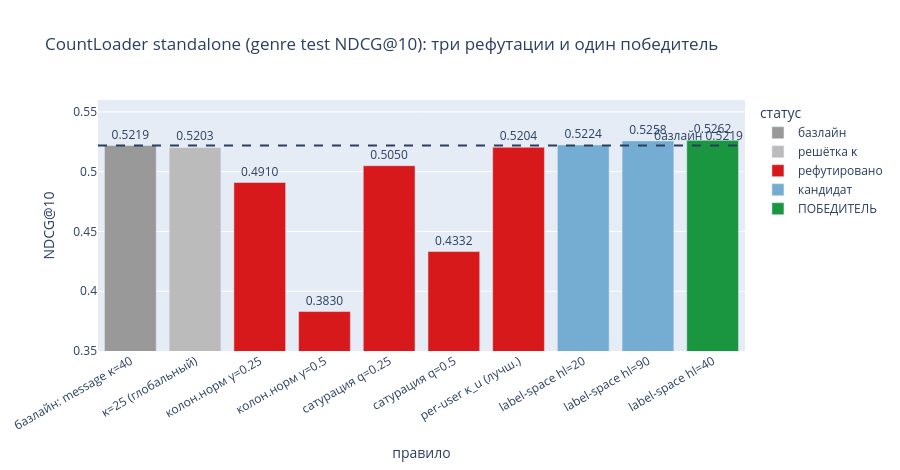

The cell this chart's notebook holds for it:
### Code cell
# Сводка всех проверенных правил (genre) + подтверждение на reddit
res_rows = [
    ("базлайн: message κ=40", 0.5219, "базлайн"),
    ("κ=25 (глобальный)", 0.5203, "решётка κ"),
    ("колон.норм γ=0.25", exp1[0.25], "рефутировано"), ("колон.норм γ=0.5", exp1[0.5], "рефутировано"),
    ("сатурация q=0.25", exp2[0.25], "рефутировано"), ("сатурация q=0.5", exp2[0.5], "рефутировано"),
    ("per-user κ_u (лучш.)", exp3[1920], "рефутировано"),
    ("label-space hl=20", exp4[20], "кандидат"), ("label-space hl=40", exp4[40], "ПОБЕДИТЕЛЬ"),
    ("label-space hl=90", exp4[90], "кандидат"),
]
rd = pl.DataFrame(res_rows, schema=["правило", "NDCG@10", "статус"], orient="row")
fig = px.bar(rd.to_pandas(), x="правило", y="NDCG@10", color="статус", text="NDCG@10",
             color_discrete_map={"базлайн": "#999", "решётка κ": "#bbb", "рефутировано": "#d7191c",
                                 "кандидат": "#74add1", "ПОБЕДИТЕЛЬ": "#1a9641"},
             title="CountLoader standalone (genre test NDCG@10): три рефутации и один победитель")
fig.add_hline(y=0.5219, line_dash="dash", annotation_text="базлайн 0.5219")
fig.update_traces(texttemplate="%{text:.4f}", textposition="outside")
fig.update_layout(height=470, yaxis_range=[0.35, 0.56], xaxis_tickangle=-30, showlegend=True)
fig.show()
print(f"genre : message 0.5219 → label-space 0.5262  (+0.0043)")
print(f"reddit: message 0.5596 → label-space 0.5720  (+0.0124)  — выше MovAvg(L) 0.559 из статьи!")

### Figure 1 — Plotly figure (JSON) as saved in the notebook; plotly's stock layout.template omitted (floating-point values rounded to 4 significant figures)
{"data": [{"hovertemplate": "статус=базлайн<br>правило=%{x}<br>NDCG@10=%{text}<extra></extra>", "legendgroup": "базлайн", "marker": {"color": "#999", "pattern": {"shape": ""}}, "name": "базлайн", "orientation": "v", "showlegend": true, "text": [0.5219], "textposition": "outside", "texttemplate": "%{text:.4f}", "type": "bar", "x": ["базлайн: message κ=40"], "xaxis": "x", "y": [0.5219], "yaxis": "y"}, {"hovertemplate": "статус=решётка κ<br>правило=%{x}<br>NDCG@10=%{text}<extra></extra>", "legendgroup": "решётка κ", "marker": {"color": "#bbb", "pattern": {"shape": ""}}, "name": "решётка κ", "orientation": "v", "showlegend": true, "text": [0.5203], "textposition": "outside", "texttemplate": "%{text:.4f}", "type": "bar", "x": ["κ=25 (глобальный)"], "xaxis": "x", "y": [0.5203], "yaxis": "y"}, {"hovertemplate": "статус=рефутировано<br>правило=%{x}<br>NDCG@10=%{text}<extra></extra>", "legendgroup": "рефутировано", "marker": {"color": "#d7191c", "pattern": {"shape": ""}}, "name": "рефутировано", "orientation": "v", "showlegend": true, "text": [0.491, 0.383, 0.505, 0.4332, 0.5204], "textposition": "outside", "texttemplate": "%{text:.4f}", "type": "bar", "x": ["колон.норм γ=0.25", "колон.норм γ=0.5", "сатурация q=0.25", "сатурация q=0.5", "per-user κ_u (лучш.)"], "xaxis": "x", "y": [0.491, 0.383, 0.505, 0.4332, 0.5204], "yaxis": "y"}, {"hovertemplate": "статус=кандидат<br>правило=%{x}<br>NDCG@10=%{text}<extra></extra>", "legendgroup": "кандидат", "marker": {"color": "#74add1", "pattern": {"shape": ""}}, "name": "кандидат", "orientation": "v", "showlegend": true, "text": [0.5224, 0.5258], "textposition": "outside", "texttemplate": "%{text:.4f}", "type": "bar", "x": ["label-space hl=20", "label-space hl=90"], "xaxis": "x", "y": [0.5224, 0.5258], "yaxis": "y"}, {"hovertemplate": "статус=ПОБЕДИТЕЛЬ<br>правило=%{x}<br>NDCG@10=%{text}<extra></extra>", "legendgroup": "ПОБЕДИТЕЛЬ", "marker": {"color": "#1a9641", "pattern": {"shape": ""}}, "name": "ПОБЕДИТЕЛЬ", "orientation": "v", "showlegend": true, "text": [0.5262], "textposition": "outside", "texttemplate": "%{text:.4f}", "type": "bar", "x": ["label-space hl=40"], "xaxis": "x", "y": [0.5262], "yaxis": "y"}], "layout": {"annotations": [{"showarrow": false, "text": "базлайн 0.5219", "x": 1, "xanchor": "right", "xref": "x domain", "y": 0.5219, "yanchor": "bottom", "yref": "y"}], "barmode": "relative", "height": 470, "legend": {"title": {"text": "статус"}, "tracegroupgap": 0}, "shapes": [{"line": {"dash": "dash"}, "type": "line", "x0": 0, "x1": 1, "xref": "x domain", "y0": 0.5219, "y1": 0.5219, "yref": "y"}], "showlegend": true, "title": {"text": "CountLoader standalone (genre test NDCG@10): три рефутации и один победитель"}, "xaxis": {"anchor": "y", "domain": [0, 1], "tickangle": -30, "title": {"text": "правило"}}, "yaxis": {"anchor": "x", "domain": [0, 1], "range": [0.35, 0.56], "title": {"text": "NDCG@10"}}}}
